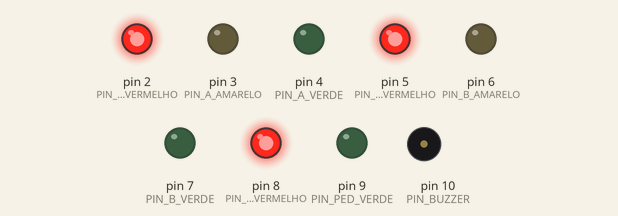
This sketch was run on a simulated Arduino Uno, built with avr-gcc and run on an emulated ATmega328P. Parts: output pins drawn as LEDs (lit = HIGH), buzzer (waves = sounding, pin HIGH). What the sketch prints to the serial monitor is not drawn.

Above: at 0.05 s.
Timing chart, 0 to 3.0 s (numbered marks = the images above):
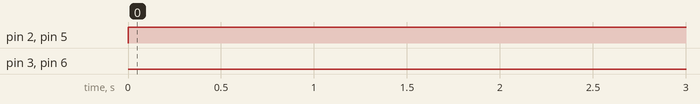

Measured:
- by itself, pin 2 (PIN_A_VERMELHO), pin 5 (PIN_B_VERMELHO): HIGH → LOW at 6.0 s
- by itself, pin 3 (PIN_A_AMARELO), pin 6 (PIN_B_AMARELO): LOW → HIGH at 6.3 s, → LOW 0.30 s later, → HIGH 0.30 s later, → LOW 0.30 s later, … (413 changes in this stretch)

The sketch:

stc_semaforo.ino
```cpp
/*
  =============================================================================
  STC - Sistema de Controle de Tráfego Adaptativo
  Firmware para Arduino / ESP32 para controle dos LEDs dos Semáforos da Maquete.
  =============================================================================

  Protocolo de Comunicação Serial (UART @ 9600 bps):
    Comando recebido: SET:A=<G|Y|R>,B=<G|Y|R>,P=<G|R|F>,T=<tempo>\n
    Exemplo:          SET:A=G,B=R,P=R,T=10\n

    Onde:
      A: Estado do Semáforo da Via A (G = Verde, Y = Amarelo, R = Vermelho)
      B: Estado do Semáforo da Via B (G = Verde, Y = Amarelo, R = Vermelho)
      P: Estado do Semáforo de Pedestre (G = Siga, R = Pare, F = Alerta Piscante)
      T: Tempo restante estimado em segundos (para display de 7 segmentos opcional)

  Mapeamento Padrão de Pinos (Arduino Uno / Nano):
    - Via A:
        Pino 2 -> LED Vermelho
        Pino 3 -> LED Amarelo
        Pino 4 -> LED Verde
    - Via B:
        Pino 5 -> LED Vermelho
        Pino 6 -> LED Amarelo
        Pino 7 -> LED Verde
    - Pedestre:
        Pino 8 -> LED Vermelho
        Pino 9 -> LED Verde
    - Alerta Sonoro (Opcional):
        Pino 10 -> Buzzer Ativo (bipa durante alerta de pedestre)
*/

// ================= Definição dos Pinos =================
const int PIN_A_VERMELHO = 2;
const int PIN_A_AMARELO  = 3;
const int PIN_A_VERDE    = 4;

const int PIN_B_VERMELHO = 5;
const int PIN_B_AMARELO  = 6;
const int PIN_B_VERDE    = 7;

const int PIN_PED_VERMELHO = 8;
const int PIN_PED_VERDE    = 9;

const int PIN_BUZZER       = 10; // Deixe desconectado se não utilizar buzzer

// ================= Variáveis de Estado =================
char estado_via_a    = 'R';
char estado_via_b    = 'R';
char estado_pedestre = 'R';
int  tempo_restante  = 0;

// Watchdog de segurança: se ficar mais de 6 segundos sem comunicação do PC,
// entra em modo de segurança (amarelo piscante de alerta).
unsigned long ultimo_pacote_tempo = 0;
const unsigned long TIMEOUT_COMUNICACAO_MS = 6000;

// Controle de pisca (não-bloqueante via millis)
unsigned long ultimo_pisca_tempo = 0;
bool led_pisca_estado = false;

// Buffer de recepção serial
String bufferSerial = "";

void setup() {
  Serial.begin(9600);

  pinMode(PIN_A_VERMELHO, OUTPUT);
  pinMode(PIN_A_AMARELO, OUTPUT);
  pinMode(PIN_A_VERDE, OUTPUT);

  pinMode(PIN_B_VERMELHO, OUTPUT);
  pinMode(PIN_B_AMARELO, OUTPUT);
  pinMode(PIN_B_VERDE, OUTPUT);

  pinMode(PIN_PED_VERMELHO, OUTPUT);
  pinMode(PIN_PED_VERDE, OUTPUT);

  pinMode(PIN_BUZZER, OUTPUT);
  digitalWrite(PIN_BUZZER, LOW);

  // Inicializa com todos no Vermelho
  atualizarLeds();

  ultimo_pacote_tempo = millis();
  Serial.println("STC_ARDUINO_READY");
}

void loop() {
  // 1. Leitura não-bloqueante da porta Serial
  while (Serial.available() > 0) {
    char c = (char)Serial.read();
    if (c == '\n' || c == '\r') {
      if (bufferSerial.length() > 0) {
        processarComando(bufferSerial);
        bufferSerial = "";
      }
    } else {
      if (bufferSerial.length() < 64) {
        bufferSerial += c;
      }
    }
  }

  // 2. Controle do pisca do alerta de pedestre ou modo de segurança (a cada 300ms)
  unsigned long agora = millis();
  if (agora - ultimo_pisca_tempo >= 300) {
    ultimo_pisca_tempo = agora;
    led_pisca_estado = !led_pisca_estado;
    atualizarLeds();
  }

  // 3. Watchdog: se o script em Python for fechado ou o cabo desconectar
  if (agora - ultimo_pacote_tempo > TIMEOUT_COMUNICACAO_MS) {
    modoFalhaSeguranca();
  }
}

void processarComando(String cmd) {
  cmd.trim();
  if (!cmd.startsWith("SET:")) {
    return;
  }

  ultimo_pacote_tempo = millis();

  // Exemplo de formato: "SET:A=G,B=R,P=R,T=8"
  int idxA = cmd.indexOf("A=");
  int idxB = cmd.indexOf("B=");
  int idxP = cmd.indexOf("P=");
  int idxT = cmd.indexOf("T=");

  if (idxA != -1) estado_via_a    = cmd.charAt(idxA + 2);
  if (idxB != -1) estado_via_b    = cmd.charAt(idxB + 2);
  if (idxP != -1) estado_pedestre = cmd.charAt(idxP + 2);
  if (idxT != -1) {
    int fimT = cmd.indexOf(',', idxT);
    if (fimT == -1) fimT = cmd.length();
    tempo_restante = cmd.substring(idxT + 2, fimT).toInt();
  }

  atualizarLeds();
}

void atualizarLeds() {
  // --- Via A ---
  digitalWrite(PIN_A_VERMELHO, (estado_via_a == 'R') ? HIGH : LOW);
  digitalWrite(PIN_A_AMARELO,  (estado_via_a == 'Y') ? HIGH : LOW);
  digitalWrite(PIN_A_VERDE,    (estado_via_a == 'G') ? HIGH : LOW);

  // --- Via B ---
  digitalWrite(PIN_B_VERMELHO, (estado_via_b == 'R') ? HIGH : LOW);
  digitalWrite(PIN_B_AMARELO,  (estado_via_b == 'Y') ? HIGH : LOW);
  digitalWrite(PIN_B_VERDE,    (estado_via_b == 'G') ? HIGH : LOW);

  // --- Pedestre ---
  if (estado_pedestre == 'G') {
    digitalWrite(PIN_PED_VERMELHO, LOW);
    digitalWrite(PIN_PED_VERDE, HIGH);
    digitalWrite(PIN_BUZZER, LOW);
  } else if (estado_pedestre == 'F') {
    // Alerta de travessia finalizando: vermelho piscante e bips
    digitalWrite(PIN_PED_VERDE, LOW);
    digitalWrite(PIN_PED_VERMELHO, led_pisca_estado ? HIGH : LOW);
    digitalWrite(PIN_BUZZER, led_pisca_estado ? HIGH : LOW);
  } else {
    // Vermelho fixo (Pare)
    digitalWrite(PIN_PED_VERDE, LOW);
    digitalWrite(PIN_PED_VERMELHO, HIGH);
    digitalWrite(PIN_BUZZER, LOW);
  }
}

void modoFalhaSeguranca() {
  // Em caso de perda de comunicação com o PC:
  // Todos os semáforos amarelos piscando como alerta preventivo
  digitalWrite(PIN_A_VERMELHO, LOW);
  digitalWrite(PIN_A_VERDE, LOW);
  digitalWrite(PIN_A_AMARELO, led_pisca_estado ? HIGH : LOW);

  digitalWrite(PIN_B_VERMELHO, LOW);
  digitalWrite(PIN_B_VERDE, LOW);
  digitalWrite(PIN_B_AMARELO, led_pisca_estado ? HIGH : LOW);

  digitalWrite(PIN_PED_VERDE, LOW);
  digitalWrite(PIN_PED_VERMELHO, HIGH);
  digitalWrite(PIN_BUZZER, LOW);
}
```
